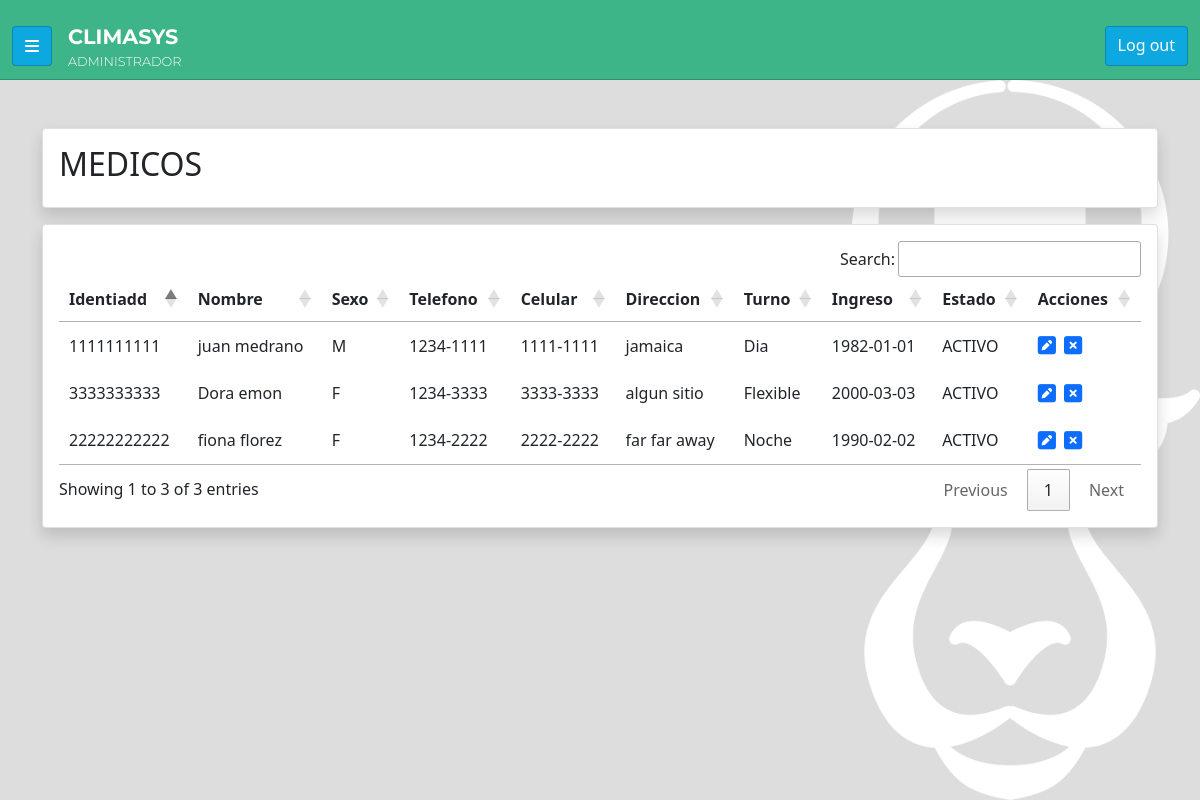
/mod/M01.php (signed in), run on the app's committed database.
### tables this page shows
CREATE TABLE `medico` (
  `dni_medico` varchar(50) NOT NULL,
  `cod_usuario` int(11) DEFAULT NULL,
  `cod_turno` int(11) DEFAULT NULL,
  `nombre` varchar(50) NOT NULL,
  `apellidos` varchar(50) NOT NULL,
  `sexo` varchar(1) NOT NULL,
  `telefono` varchar(50) NOT NULL,
  `celular` varchar(50) NOT NULL,
  `direccion` varchar(100) DEFAULT NULL,
  `ingreso` date NOT NULL,
  `estado` varchar(50) NOT NULL DEFAULT 'ACTIVO'
);

CREATE TABLE `turno` (
  `cod_turno` int(11) NOT NULL,
  `nombre` varchar(50) NOT NULL,
  `descripcion` varchar(100) NOT NULL
);

### funciones.php (called while the page is built, shortened)
<?php
  function abrir_conexion() {
    $usuario = 'id18717606_201910080047';
    $clave = '201910080047@Pass';
    $enlace = 'mysql:host=localhost;dbname=id18717606_climasys;';
    try {
      $conexion = new PDO($enlace, $usuario, $clave);
      $conexion->setAttribute(PDO::ATTR_ERRMODE, PDO::ERRMODE_EXCEPTION);
      $conexion->exec('set time_zone = "-6:00"');
    } catch (Exception $ex) {
      die($ex->getMessage());
    }
    return $conexion;
  }
  function buscar_registro($conexion, $sql, $data) {
    $registro = [];
    try {
      $sentencia = $conexion->prepare($sql);
      $sentencia->execute($data);
      $registro = $sentencia->fetch(PDO::FETCH_ASSOC);
    } catch (Exception $ex) {
      echo '<script>alert("'.$ex->getMessage().'")</script>';
    }
    return $registro;
  }
  function buscar_registros($conexion, $sql, $data) {
    $registros = [];
    try {
      $sentencia = $conexion->prepare($sql);
      $sentencia->execute($data);
      $registros = $sentencia->fetchAll(PDO::FETCH_ASSOC);
    } catch (Exception $ex) {
      echo '<script>alert("'.$ex->getMessage().'")</script>';
    }
    return $registros;
  }
  function tiene_acceso_a($accion) {
    $modulo = basename($_SERVER["SCRIPT_FILENAME"], '.php');
    $sql = 'select * from acceso where cod_modulo=:cod_modulo and cod_usuario=:cod_usuario';
    $conexion = abrir_conexion();
    $registro = buscar_registro($conexion,$sql,[':cod_modulo' => $modulo, ':cod_usuario' => $_SESSION['codigo']]);
    return true;
  }
?>

### mod/M01.php (the view, shortened to what this page needs)
<?php
  require_once $_SERVER['DOCUMENT_ROOT'].'/funciones.php';
?>
<!DOCTYPE html>
<html lang="es">
<head>
  <link href="https://cdn.jsdelivr.net/npm/bootstrap@5.0.2/dist/css/bootstrap.min.css" rel="stylesheet">
  <link rel="stylesheet" href="https://cdn.datatables.net/1.11.5/css/jquery.dataTables.min.css">
  <link rel="stylesheet" href="https://cdn.datatables.net/buttons/2.2.2/css/buttons.dataTables.min.css">
  <link rel="stylesheet" href="//<?php echo $_SERVER['HTTP_HOST'].'/css/main.css'; ?>">
</head>
<body>
  <?php require_once $_SERVER['DOCUMENT_ROOT'].'/componentes/navbar.php' ?>
  <div id="body">
    <main id="main" class="py-5">
      <div class="container">
        <div class="row justify-content-center">
          <div class="col">
            <div class="card shadow">
              <div class="card-body">
                <h2 class="card-title">
                  MEDICOS
                </h2>
              </div>
            </div>
          </div>
        </div>
        <div class="row justify-content-center mt-3">
          <div class="col">
            <div class="card card-table shadow">
              <div class="card-body">
                <table id="tabla">
                  <thead>
                    <tr>
                      <th>Identiadd</th>
                      <th>Nombre</th>
                      <th>Sexo</th>
                      <th>Telefono</th>
                      <th>Celular</th>
                      <th>Direccion</th>
                      <th>Turno</th>
                      <th>Ingreso</th>
                      <th>Estado</th>
                      <th>Acciones</th>
                    </tr>
                  </thead>
                  <tbody>
                    <?php
                      $sql = 'select
                        m.*, t.nombre turno
                        from medico m inner join turno t
                        on m.cod_turno=t.cod_turno';
                      $conexion = abrir_conexion();
                      $registros = buscar_registros($conexion, $sql, []);
                      $acceso_editar = tiene_acceso_a('U');
                      $acceso_eliminar = tiene_acceso_a('D');
                      foreach ($registros as $item) {
                        echo '<tr>';
                        echo '<td>'.$item['dni_medico'].'</td>';
                        echo '<td>'.$item['nombre'].' '.$item['apellidos'].'</td>';
                        echo '<td>'.$item['sexo'].'</td>';
                        echo '<td>'.$item['telefono'].'</td>';
                        echo '<td>'.$item['celular'].'</td>';
                        echo '<td>'.$item['direccion'].'</td>';
                        echo '<td>'.$item['turno'].'</td>';
                        echo '<td>'.$item['ingreso'].'</td>';
                        echo '<td>'.$item['estado'].'</td>';
                        echo '<td class="d-flex gap-2">';
                        if ($acceso_editar && $item['estado']=='ACTIVO') {
                          echo '<a href="//'.$_SERVER['HTTP_HOST'].$_SERVER['PHP_SELF'].'?A=U&id='.$item['dni_medico'].'" class="icono"><i class="fa-solid fa-square-pen"></i></a>';
                        }
                        if ($acceso_eliminar) {
                          echo '<a href="//'.$_SERVER['HTTP_HOST'].$_SERVER['PHP_SELF'].'?A=D&id='.$item['dni_medico'].'" class="icono">'.(($item['estado'] == 'ACTIVO') ? '<i class="fa-solid fa-square-xmark"></i>' : '<i class="fa-solid fa-square-check"></i>').'</a>';
                        }
                        echo '</td>';
                        echo '</tr>';
                      }
                    ?>
                  </tbody>
                </table>
              </div>
            </div>
          </div>
        </div>
      </div>
    </main>
  </div>
</body>
</html>

### componentes/navbar.php
<nav id="navbar" class="navbar flex-nowrap align-items-end bg-green">
  <div class="container-fluid flex-nowrap">
    <div class="d-flex flex-nowrap gap-3 align-items-center">
      <button id="sidebarToggle" class="btn">
        <i class="fa-solid fa-bars"></i>
      </button>
      <div class="d-flex flex-column">
        <a class="marca" href="//<?php echo $_SERVER['HTTP_HOST'] ?>">CLIMASYS</a>
        <span class="sesion-tipo"><?php echo $_SESSION['tipo'] ?></span>
      </div>
    </div>
    <div class="der btn-group">
      <a href="<?php echo '//'.$_SERVER['HTTP_HOST'].'/sesion/terminar.php'?>" class="btn">Log out</a>
    </div>
  </div>
</nav>

### css/main.css (style rules this page uses)
body { background-color: #ddd; }
#navbar { height: 5rem; color: #fff; border-bottom: 1px solid #0003; overflow: hidden; white-space: nowrap; z-index: 1 }
#navbar .der { overflow-x: auto; overflow-y: hidden; }
#navbar .btn { height: 2.5rem; }
#body { display: flex; position: fixed; overflow: hidden; top: 5rem; bottom: 0; left: 0; right: 0; }
#main { background-image: url('../src/logo.png'); background-repeat: no-repeat; background-size: contain; background-position: right; width: 100%; min-width: 420px; overflow-x: hidden; overflow-y: auto; }
.marca { color: #fff; font-family: 'Montserrat', sans-serif; font-weight: 700; font-size: 1.3rem; text-decoration: none; margin: 0; padding: 0; }
.marca:hover, .marca:focus, .marca:link, .marca:visited { color: #fff; }
.sesion-tipo { color: #fff; font-family: 'Montserrat', sans-serif; font-weight: 300; font-size: .8rem; }
.bg-green { background-color: #3eb489; }
.btn { color: #fff; background-color: #0ea8e0; border: 1px solid #0003; }
.icono { font-size: 1.3rem; }
.card-table .card-body { overflow-x: auto; }

### data on the page
medico: dni_medico "1111111111", nombre "juan", apellidos "medrano", sexo "M", telefono "1234-1111", celular "1111-1111", direccion "jamaica", cod_turno.nombre "Dia", ingreso "1982-01-01", estado "ACTIVO"
medico: dni_medico "22222222222", nombre "fiona", apellidos "florez", sexo "F", telefono "1234-2222", celular "2222-2222", direccion "far far away", cod_turno.nombre "Noche", ingreso "1990-02-02", estado "ACTIVO"
medico: dni_medico "3333333333", nombre "Dora", apellidos "emon", sexo "F", telefono "1234-3333", celular "3333-3333", direccion "algun sitio", cod_turno.nombre "Flexible", ingreso "2000-03-03", estado "ACTIVO"

### other printed values
$_SESSION['tipo'] "ADMINISTRADOR"
